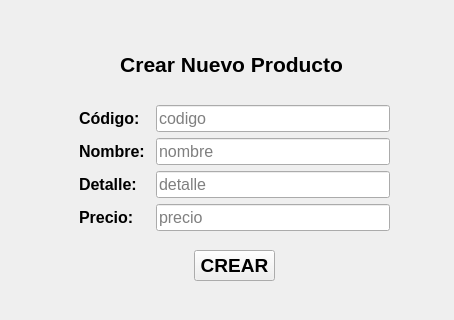
<?xml version="1.0" encoding="UTF-8"?>
<ui version="4.0">
 <class>Form</class>
 <widget class="QWidget" name="Form">
  <property name="geometry">
   <rect>
    <x>0</x>
    <y>0</y>
    <width>454</width>
    <height>320</height>
   </rect>
  </property>
  <property name="windowTitle">
   <string>Form</string>
  </property>
  <widget class="QPushButton" name="btn_crear">
   <property name="geometry">
    <rect>
     <x>194</x>
     <y>250</y>
     <width>81</width>
     <height>31</height>
    </rect>
   </property>
   <property name="font">
    <font>
     <pointsize>14</pointsize>
     <weight>75</weight>
     <bold>true</bold>
    </font>
   </property>
   <property name="text">
    <string>CREAR</string>
   </property>
  </widget>
  <widget class="QWidget" name="">
   <property name="geometry">
    <rect>
     <x>79</x>
     <y>30</y>
     <width>311</width>
     <height>201</height>
    </rect>
   </property>
   <layout class="QGridLayout" name="gridLayout">
    <item row="0" column="0" colspan="2">
     <widget class="QLabel" name="Crear_Nuevo_Producto">
      <property name="font">
       <font>
        <pointsize>16</pointsize>
        <weight>75</weight>
        <bold>true</bold>
       </font>
      </property>
      <property name="text">
       <string>Crear Nuevo Producto </string>
      </property>
      <property name="alignment">
       <set>Qt::AlignCenter</set>
      </property>
     </widget>
    </item>
    <item row="1" column="0">
     <widget class="QLabel" name="codigo">
      <property name="font">
       <font>
        <pointsize>12</pointsize>
        <weight>75</weight>
        <bold>true</bold>
       </font>
      </property>
      <property name="text">
       <string>Código: </string>
      </property>
     </widget>
    </item>
    <item row="1" column="1">
     <widget class="QLineEdit" name="input_cod">
      <property name="font">
       <font>
        <pointsize>12</pointsize>
       </font>
      </property>
      <property name="placeholderText">
       <string>codigo</string>
      </property>
     </widget>
    </item>
    <item row="2" column="0">
     <widget class="QLabel" name="nombre">
      <property name="font">
       <font>
        <pointsize>12</pointsize>
        <weight>75</weight>
        <bold>true</bold>
       </font>
      </property>
      <property name="text">
       <string>Nombre: </string>
      </property>
     </widget>
    </item>
    <item row="2" column="1">
     <widget class="QLineEdit" name="input_nombre">
      <property name="font">
       <font>
        <pointsize>12</pointsize>
       </font>
      </property>
      <property name="placeholderText">
       <string>nombre</string>
      </property>
     </widget>
    </item>
    <item row="3" column="0">
     <widget class="QLabel" name="detalle">
      <property name="font">
       <font>
        <pointsize>12</pointsize>
        <weight>75</weight>
        <bold>true</bold>
       </font>
      </property>
      <property name="text">
       <string>Detalle: </string>
      </property>
     </widget>
    </item>
    <item row="3" column="1">
     <widget class="QLineEdit" name="input_detalle">
      <property name="font">
       <font>
        <pointsize>12</pointsize>
       </font>
      </property>
      <property name="placeholderText">
       <string>detalle</string>
      </property>
     </widget>
    </item>
    <item row="4" column="0">
     <widget class="QLabel" name="label_5">
      <property name="font">
       <font>
        <pointsize>12</pointsize>
        <weight>75</weight>
        <bold>true</bold>
       </font>
      </property>
      <property name="text">
       <string>Precio: </string>
      </property>
     </widget>
    </item>
    <item row="4" column="1">
     <widget class="QLineEdit" name="input_precio">
      <property name="font">
       <font>
        <pointsize>12</pointsize>
        <weight>50</weight>
        <bold>false</bold>
       </font>
      </property>
      <property name="placeholderText">
       <string>precio</string>
      </property>
     </widget>
    </item>
   </layout>
  </widget>
 </widget>
 <resources/>
 <connections/>
</ui>
